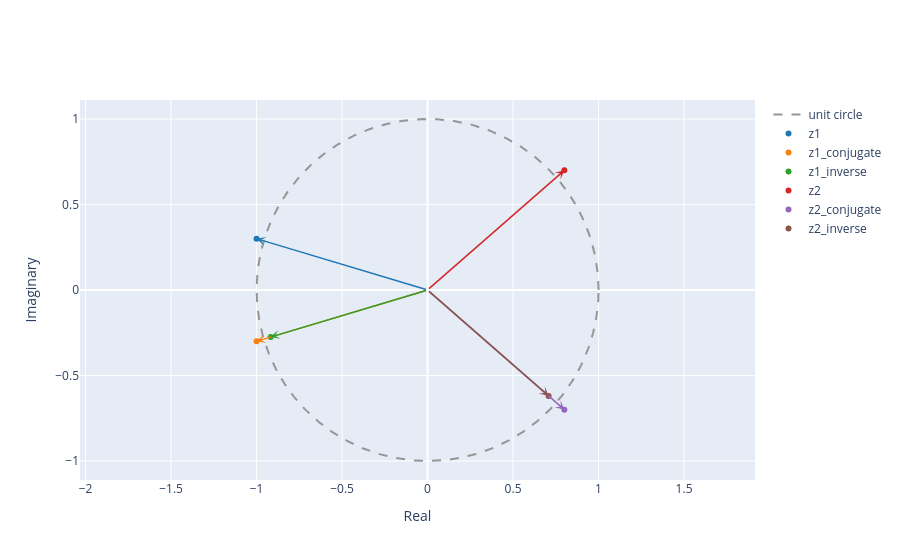

Notebook source saved alongside this figure:
### Markdown cell above
1.2. Compute the conjugate z* and the inverse 1/z for both $z_1$ and $z_2$ and plot the results as vectors in the complex plane.

### Code cell
z1 = -1+0.3j
z1_conjugate= z1.conjugate()
z1_inverse = 1/z1
z2 = 0.8+0.7j
z2_conjugate= z2.conjugate()
z2_inverse= 1/z2

plot_complex([z1, z1_conjugate, z1_inverse, z2, z2_conjugate, z2_inverse], name=['z1', 'z1_conjugate','z1_inverse','z2', 'z2_conjugate','z2_inverse'])

### Figure 1 — Plotly figure (JSON) as saved in the notebook; plotly's stock layout.template omitted (floating-point values rounded to 4 significant figures; data arrays with more than 128 entries replaced by an {"elided": "..."} marker saying what was removed)
{"data": [{"line": {"color": "rgb(150,150,150)", "dash": "dash", "shape": "linear"}, "mode": "lines", "name": "unit circle", "type": "scatter", "x": {"elided": "1000 float values"}, "y": {"elided": "1000 float values"}}, {"marker": {"color": "#1f77b4"}, "mode": "markers", "name": "z1", "type": "scatter", "x": [-1], "y": [0.3]}, {"marker": {"color": "#ff7f0e"}, "mode": "markers", "name": "z1_conjugate", "type": "scatter", "x": [-1], "y": [-0.3]}, {"marker": {"color": "#2ca02c"}, "mode": "markers", "name": "z1_inverse", "type": "scatter", "x": [-0.9174], "y": [-0.2752]}, {"marker": {"color": "#d62728"}, "mode": "markers", "name": "z2", "type": "scatter", "x": [0.8], "y": [0.7]}, {"marker": {"color": "#9467bd"}, "mode": "markers", "name": "z2_conjugate", "type": "scatter", "x": [0.8], "y": [-0.7]}, {"marker": {"color": "#8c564b"}, "mode": "markers", "name": "z2_inverse", "type": "scatter", "x": [0.708], "y": [-0.6195]}], "layout": {"annotations": [{"arrowcolor": "#1f77b4", "arrowhead": 3, "arrowwidth": 1.5, "ax": 0, "axref": "x", "ay": 0, "ayref": "y", "showarrow": true, "text": "", "x": -1, "y": 0.3}, {"arrowcolor": "#ff7f0e", "arrowhead": 3, "arrowwidth": 1.5, "ax": 0, "axref": "x", "ay": 0, "ayref": "y", "showarrow": true, "text": "", "x": -1, "y": -0.3}, {"arrowcolor": "#2ca02c", "arrowhead": 3, "arrowwidth": 1.5, "ax": 0, "axref": "x", "ay": 0, "ayref": "y", "showarrow": true, "text": "", "x": -0.9174, "y": -0.2752}, {"arrowcolor": "#d62728", "arrowhead": 3, "arrowwidth": 1.5, "ax": 0, "axref": "x", "ay": 0, "ayref": "y", "showarrow": true, "text": "", "x": 0.8, "y": 0.7}, {"arrowcolor": "#9467bd", "arrowhead": 3, "arrowwidth": 1.5, "ax": 0, "axref": "x", "ay": 0, "ayref": "y", "showarrow": true, "text": "", "x": 0.8, "y": -0.7}, {"arrowcolor": "#8c564b", "arrowhead": 3, "arrowwidth": 1.5, "ax": 0, "axref": "x", "ay": 0, "ayref": "y", "showarrow": true, "text": "", "x": 0.708, "y": -0.6195}], "xaxis": {"title": {"text": "Real"}}, "yaxis": {"scaleanchor": "x", "scaleratio": 1, "title": {"text": "Imaginary"}}}}
